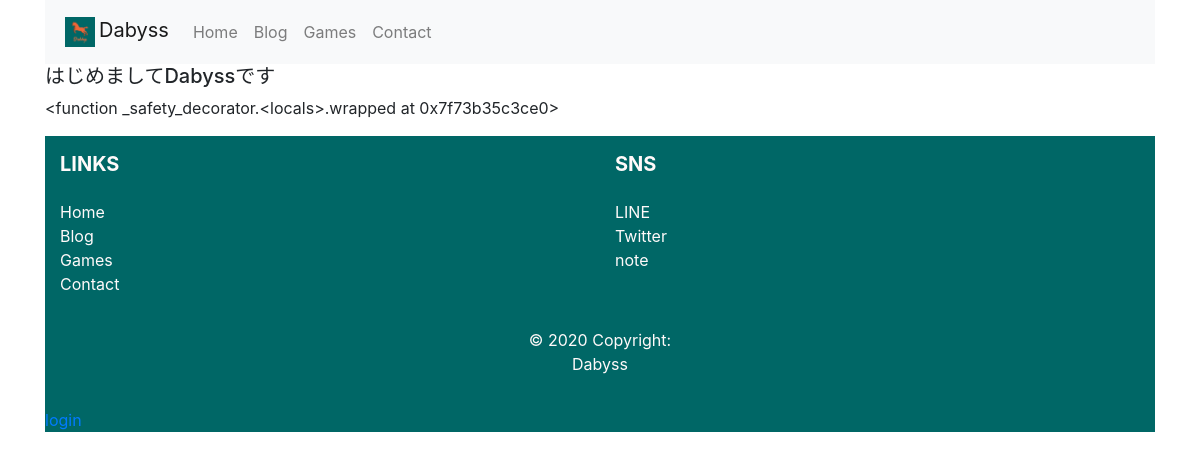
Page /articles/blog/1/ on the earlier database version.
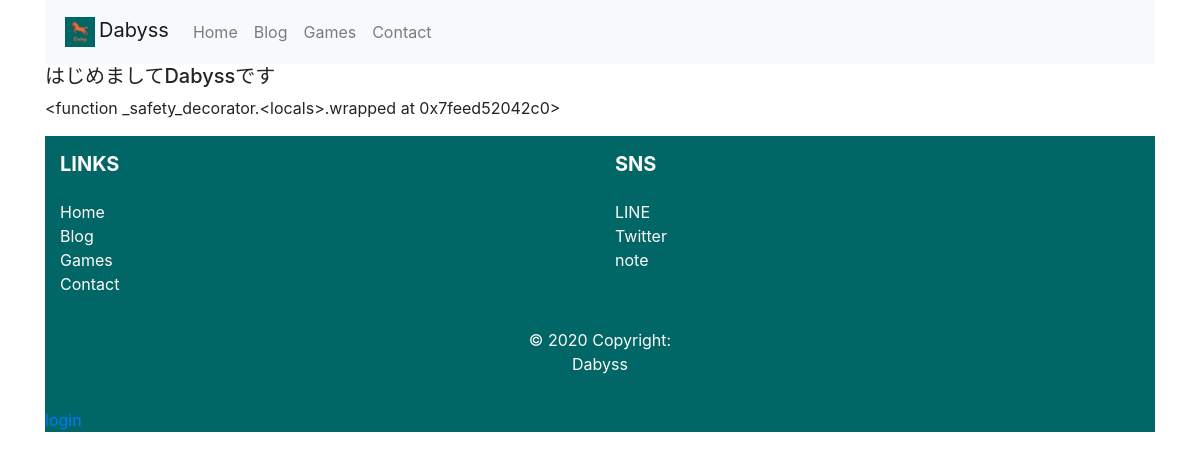
Same page on the later database version.
### articles/models.py (models this page shows, shortened)
class BlogArticle(models.Model):
    title = models.CharField(max_length=40)
    summary = models.TextField('概要', blank=False)
    text = MarkdownxField('本文', help_text='Markdown形式で書いてください。')
    date = models.DateTimeField(blank=False)
    sumnail = models.ImageField(
        upload_to='blog_sumnail/',
        default="logo_Dabyss.png")

### articles/views.py (the view)
# urls.py: path('blog/<int:pk>/', BlogDetailView.as_view(), name="blogdetail"),
class BlogDetailView(DetailView):
    template_name = "blog/detailview.html"
    model = BlogArticle
    context_object_name = 'blog'

### articles/templatetags/markdownx.py (called while the page is built)
@register.filter
def markdown_to_html(text):
    return mark_safe(markdownify(text))

### templates/blog/detailview.html
{% extends "base.html" %}
{% load static %}
{% load markdownx %}
{% block content %}
<h5>{{ blog.title }}</h5>
<p>{{ blog.text | markdown_to_html }}</p>
{% endblock %}

### templates/base.html (shortened to what this page needs)
{% load static %}
<!DOCTYPE html>
<html lang="en">
<head>
    <link rel="stylesheet" href="https://stackpath.bootstrapcdn.com/bootstrap/4.5.0/css/bootstrap.min.css">
</head>
<body style="background-color: white;">
<div class="container">
    <nav class="navbar navbar-expand-lg navbar-light bg-light">
    <a class="navbar-brand" href="/">
        <img class="m-1" src="{% static 'img/logo_Dabyss.png' %}" alt="top_logo" width="30px">Dabyss</a>
    <div class="collapse navbar-collapse" id="navbarNavDropdown">
        <ul class="navbar-nav">
        <li class="nav-item">
            <a class="nav-link" href="/">Home</a>
        </li>
        <li class="nav-item">
            <a class="nav-link" href="/articles/blog/">Blog</a>
        </li>
        <li class="nav-item">
            <a class="nav-link" href="/articles/games/">Games</a>
        </li>
        <li class="nav-item">
          <a class="nav-link" href="#">Contact</a>
        </li>
        </ul>
    </div>
    </nav>
{% block content %}
{% endblock %}
</body>
<footer class="page-footer font-small indigo" style="background-color: #006766; ">
    <div class="container text-center text-md-left">
      <div class="row">
        <div class="col-md mx-auto">
          <h5 class="font-weight-bold text-uppercase mt-3 mb-4" style="color: snow;">Links</h5>
          <ul class="list-unstyled">
            <li>
              <a href="/" style="color: snow;">Home</a>
            </li>
            <li>
              <a href="articles/blog/" style="color: snow;">Blog</a>
            </li>
            <li>
              <a href="#!" style="color: snow;">Games</a>
            </li>
            <li>
              <a href="#!" style="color: snow;">Contact</a>
            </li>
          </ul>
        </div>
        <div class="col-md mx-auto">
            <h5 class="font-weight-bold text-uppercase mt-3 mb-4" style="color: snow;">SNS</h5>
            <ul class="list-unstyled">
              <li>
                <a href="#!" style="color: snow;">LINE</a>
              </li>
              <li>
                <a href="#!" style="color: snow;">Twitter</a>
              </li>
              <li>
                <a href="#!" style="color: snow;">note</a>
              </li>
            </ul>
          </div>
      </div>
    </div>
    <div class="footer-copyright text-center py-3" style="color: snow;">© 2020 Copyright:
      <p style="color: snow;">Dabyss</p>
    </div>
    <a href="/admin" target="_blank">login</a>
  </footer>
  </html>

Differences in the rows shown:
changed BlogArticle "はじめましてDabyssです": text "<function _safety_decorator.<locals>.wrapped at 0x7f73b35c3ce0>" → "<function _safety_decorator.<locals>.wrapped at 0x7feed52042c0>"
